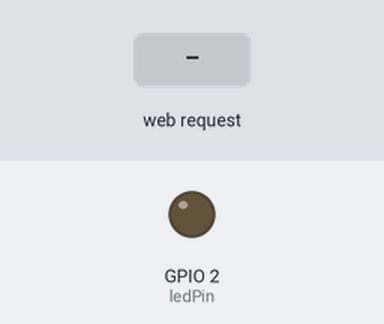
Recording of a sketch running on a simulated ESP8266 (NodeMCU). On the bench: output pins drawn as LEDs (lit = HIGH). The inputs (shaded band) are chosen by the test bench. WiFi joins after 1.5 s; servers stay silent unless stated; what the sketch prints to the serial monitor is not drawn.

Above: at 2.7 s.
2.8 s: HTTP request GET /LED=ON received
At 3.7 s:
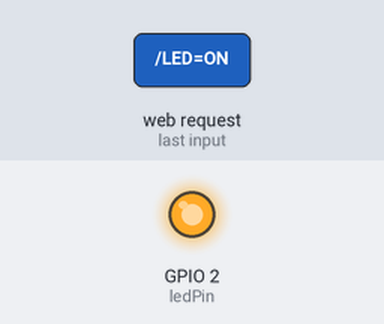
4.3 s: HTTP request GET /LED=OFF received
At 4.8 s:
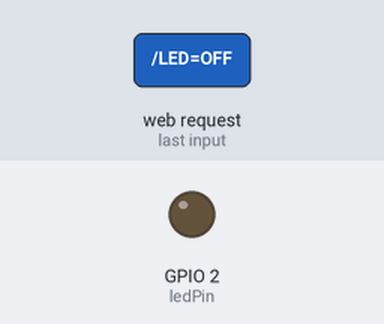
Timing chart, 0 to 7.3 s (numbered marks = the images above; inputs shaded):
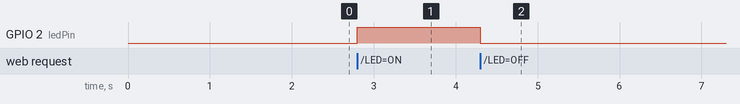

The sketch:

wifiserv.ino
```cpp
#include "ESP8266WiFi.h"

int ledPin = 2; // GPIO2
WiFiServer server(80);

void setup() {
Serial.begin(115200);
delay(10);

pinMode(ledPin, OUTPUT);
digitalWrite(ledPin, LOW);

// Connect to WiFi network
Serial.println();
Serial.println();
Serial.print("Connecting to ");
Serial.println(getWifiSSID());

WiFi.begin(getWifiSSID(), getWifiPassword());

while (WiFi.status() != WL_CONNECTED) {
delay(500);
Serial.print(".");
}
Serial.println("");
Serial.println("WiFi connected");

// Start the server
server.begin();
Serial.println("Server started");

// Print the IP address
Serial.print("Use this URL to connect: ");
Serial.print("http://");
Serial.print(WiFi.localIP());
Serial.println("/");

}

void loop() {
// Check if a client has connected
WiFiClient client = server.available();
if (!client) {
return;
}

// Wait until the client sends some data
Serial.println("new client");
while(!client.available()){
delay(1);
}

// Read the first line of the request
String request = client.readStringUntil('\r');
Serial.println(request);
client.flush();

// Match the request

int value = LOW;
if (request.indexOf("/LED=ON") != -1) {
digitalWrite(ledPin, HIGH);
value = HIGH;
}
if (request.indexOf("/LED=OFF") != -1) {
digitalWrite(ledPin, LOW);
value = LOW;
}

// Set ledPin according to the request
//digitalWrite(ledPin, value);

// Return the response
client.println("HTTP/1.1 200 OK");
client.println("Content-Type: text/html");
client.println(""); // do not forget this one
client.println("<!DOCTYPE HTML>");
client.println("<html><body>");

client.print("Led pin is now: ");

if(value == HIGH) {
client.print("On");
} else {
client.print("Off");
}
client.println("<br><br>");
client.println("Click <a href=\"/LED=ON\">here</a> turn the LED on pin 2 ON<br>");
client.println("Click <a href=\"/LED=OFF\">here</a> turn the LED on pin 2 OFF<br>");
client.println("</body></html>");

delay(1);
Serial.println("Client disonnected");
Serial.println("");

}
```

config.ino
```cpp
String getWifiSSID()
{
  return "UPC249286867";
}
String getWifiPassword()
{
  return "G93X3M3A";
}

String getApiKey()
{
  return "2D3145H9HEAJ13CZ";
}

String getServer()
{
  return "api.thingspeak.com";
}

String getApi()
{
  return "/update?api_key=";
}

String getTSUrl()
{
  return getApi() + getApiKey();
}
```

Measured:
- after the input at 2.8 s, GPIO 2 (ledPin): LOW → HIGH at once
- after the input at 4.3 s, GPIO 2 (ledPin): HIGH → LOW at once
